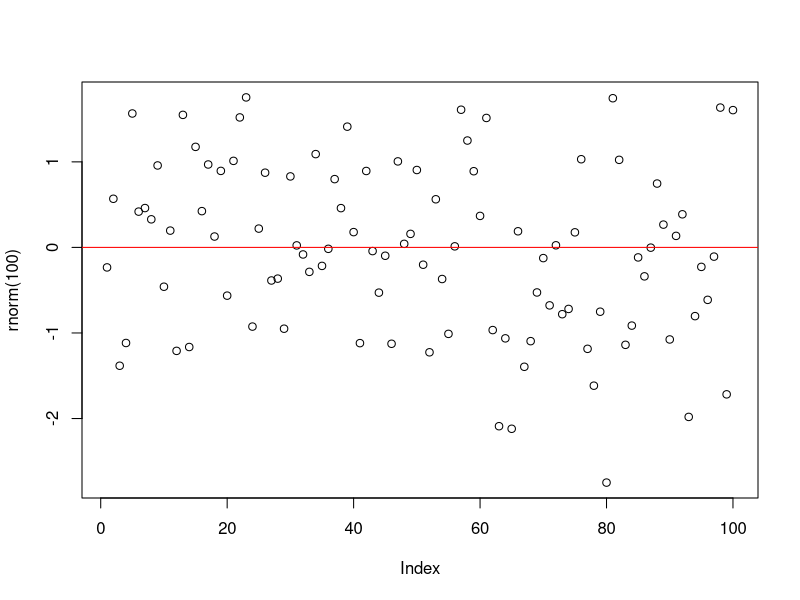
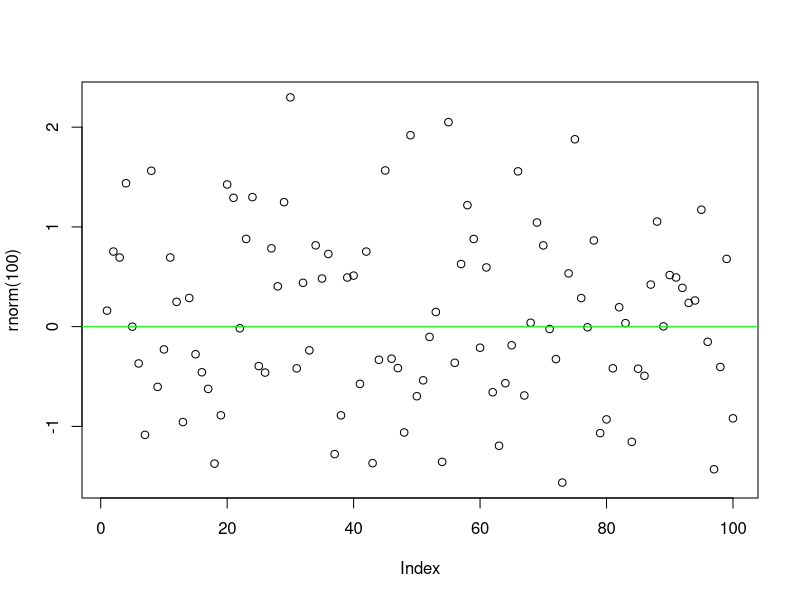

Write R code to recreate these figures, in order.
## ---- chunk 1
linear_model <- lm(mpg ~ ., data = mtcars)
summary(linear_model)
## ---- chunk 2
x <- rnorm(100)
y <- rnorm(100)
## ---- chunk 3
plot(rnorm(100))
abline(h = 0, col = "red")
## ---- chunk 4
plot(rnorm(100))
abline(h = 0, col = "green")
